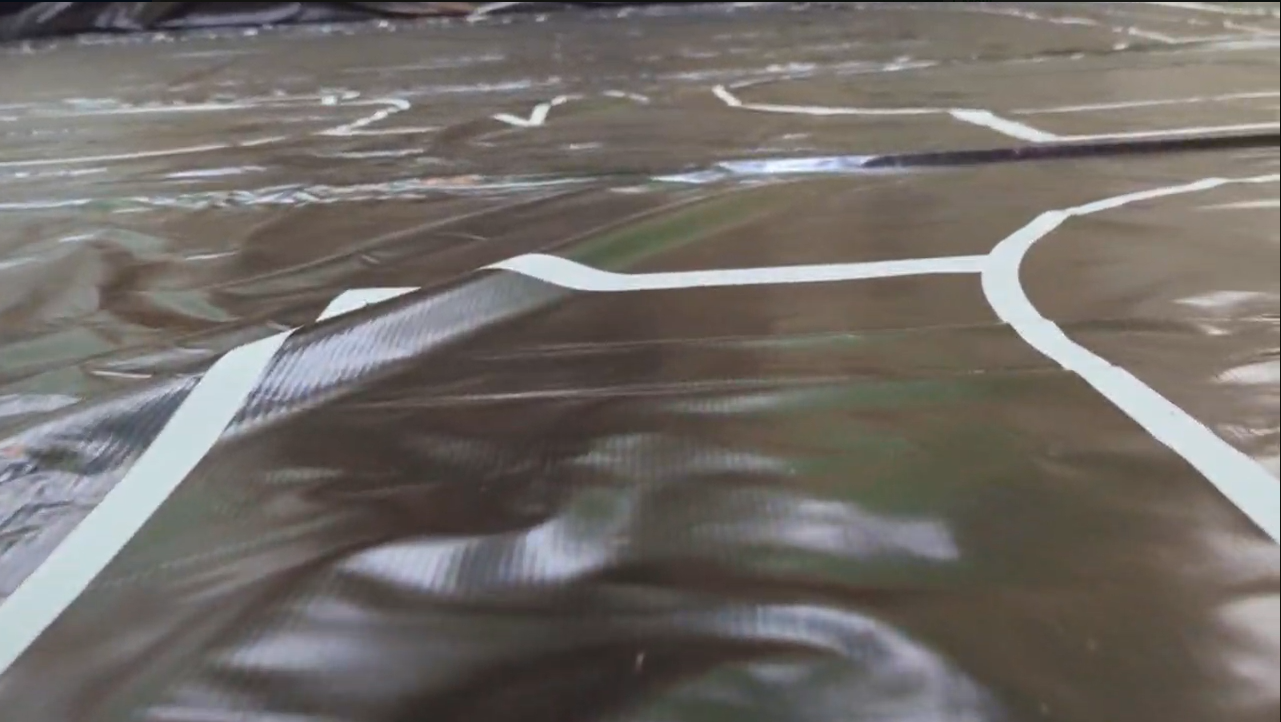
#> input picture images/test_image_9.png, 1281 x 722 px
$ python -i Middle_point_2.py   (imports and definitions only)
#> lines starting #> are read from the running program, lines starting #| are printed output that depends on the picture; after the words box and inside, x2 and y2 are one past the last pixel; in counts of white or black regions, pixels touching at a corner belong together
#> further down, picture is the input picture: shape (722, 1281, 3); mean B, G, R 104, 108.4, 113.5
#!/usr/bin/env python
# coding: utf-8

# In[1]:


from skimage import io, color, data
from skimage.morphology import erosion, dilation
import random
import os
import numpy as np
import pandas as pd
import cv2
import math
import argparse


# In[79]:


parser = argparse.ArgumentParser(description='Distance to the center of the lane')
# [9 lines not run here, left out]


# In[2]:


# define constants
# horizontal_dim = image.shape[1]
bright_high = 180
bright_low = 160
normal = 110
normal_low = 70
dark_high = 45
dark_low = 35
car_direction = np.pi / 2


# In[3]:


# to draw lines on the image
def add_weights(image, initial_image, alpha=0.8, beta=1, lambd=0):
    weighted_image = cv2.addWeighted(initial_image, alpha, image, beta, lambd)
    return weighted_image


# In[4]:


# to get the lanes on the region of interest
def get_region_of_interest(edges, vertices):
    img = np.zeros_like(edges)
    if len(edges.shape) > 2:
        mask_color_ignore = (255, ) * edges.shape[2]
    else:
        mask_color_ignore = 255
    cv2.fillPoly(img, vertices, mask_color_ignore)
    masked_image = cv2.bitwise_and(edges, img)
    return masked_image


# In[5]:


# to make lines out of identified edges
def get_hough_lines(image, rho, theta, treshold, min_line_len, max_line_gap):
    lines = cv2.HoughLinesP(image, rho, theta, treshold, np.array([]), minLineLength=min_line_len,
                           maxLineGap = max_line_gap)
    line_img = np.zeros((image.shape[0], image.shape[1], 4), dtype=np.uint8)
    m_lines = process_lines(lines)
    merged_lines = []
    for line in m_lines:
        merged_lines.append([[line[0][0], line[0][1], line[1][0], line[1][1]]])
    merged_lines = np.array(merged_lines)
    car_offset, angle = draw_lines(line_img, merged_lines)
    return line_img, car_offset, angle


# In[6]:


# here starts code for line merging
def get_lines(lines_in):
    return [l[0] for l in lines_in]


def process_lines(lines):
    for line in get_lines(lines):
        leftx, boty, rightx, topy = line
    _lines = []
    for _line in get_lines(lines):
        _lines.append([(_line[0], _line[1]),(_line[2], _line[3])])

    # sort
    _lines_x = []
    _lines_y = []
    for line_i in _lines:
        orientation_i = math.atan2((line_i[0][1]-line_i[1][1]),(line_i[0][0]-line_i[1][0]))
        if (abs(math.degrees(orientation_i)) > 45) and abs(math.degrees(orientation_i)) < (90+45):
            _lines_y.append(line_i)
        else:
            _lines_x.append(line_i)

    _lines_x = sorted(_lines_x, key=lambda _line: _line[0][0])
    _lines_y = sorted(_lines_y, key=lambda _line: _line[0][1])

    merged_lines_x = merge_lines_pipeline_2(_lines_x)
    merged_lines_y = merge_lines_pipeline_2(_lines_y)

    merged_lines_all = []
    merged_lines_all.extend(merged_lines_x)
    merged_lines_all.extend(merged_lines_y)
    return merged_lines_all


# In[7]:


def merge_lines_pipeline_2(lines):
    super_lines_final = []
    super_lines = []
    min_distance_to_merge = 30
    min_angle_to_merge = 30

    for line in lines:
        create_new_group = True
        group_updated = False

        for group in super_lines:
            for line2 in group:
                if get_distance(line2, line) < min_distance_to_merge:
                    # check the angle between lines
                    orientation_i = math.atan2((line[0][1]-line[1][1]),(line[0][0]-line[1][0]))
                    orientation_j = math.atan2((line2[0][1]-line2[1][1]),(line2[0][0]-line2[1][0]))

                    if int(abs(abs(math.degrees(orientation_i)) - abs(math.degrees(orientation_j)))) < min_angle_to_merge:
                        group.append(line)

                        create_new_group = False
                        group_updated = True
                        break

            if group_updated:
                break

        if (create_new_group):
            new_group = []
            new_group.append(line)

            for idx, line2 in enumerate(lines):
                # check the distance between lines
                if get_distance(line2, line) < min_distance_to_merge:
                    # check the angle between lines
                    orientation_i = math.atan2((line[0][1]-line[1][1]),(line[0][0]-line[1][0]))
                    orientation_j = math.atan2((line2[0][1]-line2[1][1]),(line2[0][0]-line2[1][0]))

                    if int(abs(abs(math.degrees(orientation_i)) - abs(math.degrees(orientation_j)))) < min_angle_to_merge:
                        new_group.append(line2)

            # append new group
            super_lines.append(new_group)


    for group in super_lines:
        super_lines_final.append(merge_lines_segments1(group))

    return super_lines_final


# In[8]:


def merge_lines_segments1(lines, use_log=False):
    if(len(lines) == 1):
        return lines[0]

    line_i = lines[0]

    # orientation
    orientation_i = math.atan2((line_i[0][1]-line_i[1][1]),(line_i[0][0]-line_i[1][0]))

    points = []
    for line in lines:
        points.append(line[0])
        points.append(line[1])

    if (abs(math.degrees(orientation_i)) > 45) and abs(math.degrees(orientation_i)) < (90+45):

        #sort by y
        points = sorted(points, key=lambda point: point[1])

        if use_log:
            print("use y")
    else:

        #sort by x
        points = sorted(points, key=lambda point: point[0])

        if use_log:
            print("use x")

    return [points[0], points[len(points)-1]]


# In[9]:


# https://docs.scipy.org/doc/scipy/reference/generated/scipy.spatial.distance.cdist.html
# https://stackoverflow.com/questions/32702075/what-would-be-the-fastest-way-to-find-the-maximum-of-all-possible-distances-betw
# [10 lines left out: function lines_close, not called in this run]


# In[10]:


def lineMagnitude (x1, y1, x2, y2):
    lineMagnitude = math.sqrt(math.pow((x2 - x1), 2)+ math.pow((y2 - y1), 2))
    return lineMagnitude


# In[11]:


def DistancePointLine(px, py, x1, y1, x2, y2):
    #http://local.wasp.uwa.edu.au/~pbourke/geometry/pointline/source.vba
    LineMag = lineMagnitude(x1, y1, x2, y2)
    if LineMag < 0.00000001:
        DistancePointLine = 9999
        return DistancePointLine
    u1 = (((px - x1) * (x2 - x1)) + ((py - y1) * (y2 - y1)))
    u = u1 / (LineMag * LineMag)
    if (u < 0.00001) or (u > 1):
        #// closest point does not fall within the line segment, take the shorter distance
        #// to an endpoint
        ix = lineMagnitude(px, py, x1, y1)
        iy = lineMagnitude(px, py, x2, y2)
        if ix > iy:
            DistancePointLine = iy
        else:
            DistancePointLine = ix
    else:
        # Intersecting point is on the line, use the formula
        ix = x1 + u * (x2 - x1)
        iy = y1 + u * (y2 - y1)
        DistancePointLine = lineMagnitude(px, py, ix, iy)
    return DistancePointLine


# In[12]:


def get_distance(line1, line2):
    dist1 = DistancePointLine(line1[0][0], line1[0][1],
                              line2[0][0], line2[0][1], line2[1][0], line2[1][1])
    dist2 = DistancePointLine(line1[1][0], line1[1][1],
                              line2[0][0], line2[0][1], line2[1][0], line2[1][1])
    dist3 = DistancePointLine(line2[0][0], line2[0][1],
                              line1[0][0], line1[0][1], line1[1][0], line1[1][1])
    dist4 = DistancePointLine(line2[1][0], line2[1][1],
                              line1[0][0], line1[0][1], line1[1][0], line1[1][1])

    return min(dist1,dist2,dist3,dist4)


# In[13]:


# the coordinates for the line are calculated and drawn on the image
def draw_lines(image, lines, color=(255, 0, 0), thickness=10):
    left_slope, right_slope = [], []
    left_lane, right_lane = [], []
    first_shape = image.shape[0]
    test_image = np.zeros((image.shape[0], image.shape[1], 4), dtype=np.uint8)
    for line in lines:
        for x1, y1, x2, y2 in line:
            slope = (y2 - y1) / (x2 - x1)
            if slope > 0.4:
                right_slope.append(slope)
                right_lane.append(line)
            elif slope < -0.4:
                left_slope.append(slope)
                left_lane.append(line)
            first_shape = min(y1, y2, first_shape)
    if (len(left_lane) == 0) or (len(right_lane) == 0):
        print('No lane detected')
        return 1
    slope_mean_left = np.mean(left_slope, axis=0)
    slope_mean_right = np.mean(right_slope, axis=0)
    mean_left = np.mean(np.array(left_lane), axis=0)
    mean_right = np.mean(np.array(right_lane), axis=0)
    if (slope_mean_left == 0) or (slope_mean_right == 0):
        print('Not possible dividing by zero')
        return 1
    x1_left = np.int_(left_lane[0][0][0])
    x2_left = np.int_(left_lane[0][0][2])
    x1_right = np.int_(right_lane[0][0][0])
    x2_right = np.int_(right_lane[0][0][2])

    if x1_left < x1_right:
        x1_left = int((x1_left + x1_right) / 2)
        x1_right = x1_left
        y2_left = y2_right = image.shape[0]
        y1_left = int((slope_mean_left * x1_left) + mean_left[0][1] - (slope_mean_left * mean_left[0][0]))
        y1_right = int((slope_mean_right * x1_right) + mean_right[0][1] - (slope_mean_right * mean_right[0][0]))
        y2_left = int((slope_mean_left * x2_left) + mean_left[0][1] - (slope_mean_left * mean_left[0][0]))
        y2_right = int((slope_mean_right * x2_right) + mean_right[0][1] - (slope_mean_right * mean_right[0][0]))
    else:
        y1_left = first_shape
        y1_right = first_shape
        y2_left = first_shape
        y2_right = first_shape

    x_middle = (x2_right - x2_left) / 2 + x2_left
    angle = (abs(np.arctan2(y2_right - y1_right, x2_right - x1_right)) +
            abs(np.arctan2(y2_left - y1_left, x2_left - x1_left))) / 2

    new_image = np.array([x1_left, y1_left, x2_left, y2_left, x1_right, y1_right, x2_right, y2_right], dtype="float32")
    car_offset = np.int_(np.int_(image.shape[1])) / 2 - x_middle
#     print('Car_offset:', car_offset, 'px')
    return car_offset, angle


# In[33]:


def find_line_lane(image):
    # transform to gray scale and hue scale
    gray_image = cv2.cvtColor(image, cv2.COLOR_BGR2GRAY)
    blur_gray_image = cv2.GaussianBlur(gray_image, (5, 5), 3)

    # this version, hsv mask
    hsv_image = cv2.cvtColor(image, cv2.COLOR_BGR2HSV)
#> hsv_image: shape (722, 1281, 3); mean H, S, V 40.9, 34, 115.8
    lower_white = np.array([0, 0, bright_low], dtype=np.uint8)
    upper_white = np.array([80, 80, 255], dtype=np.uint8)
    mask = cv2.inRange(hsv_image, lower_white, upper_white)
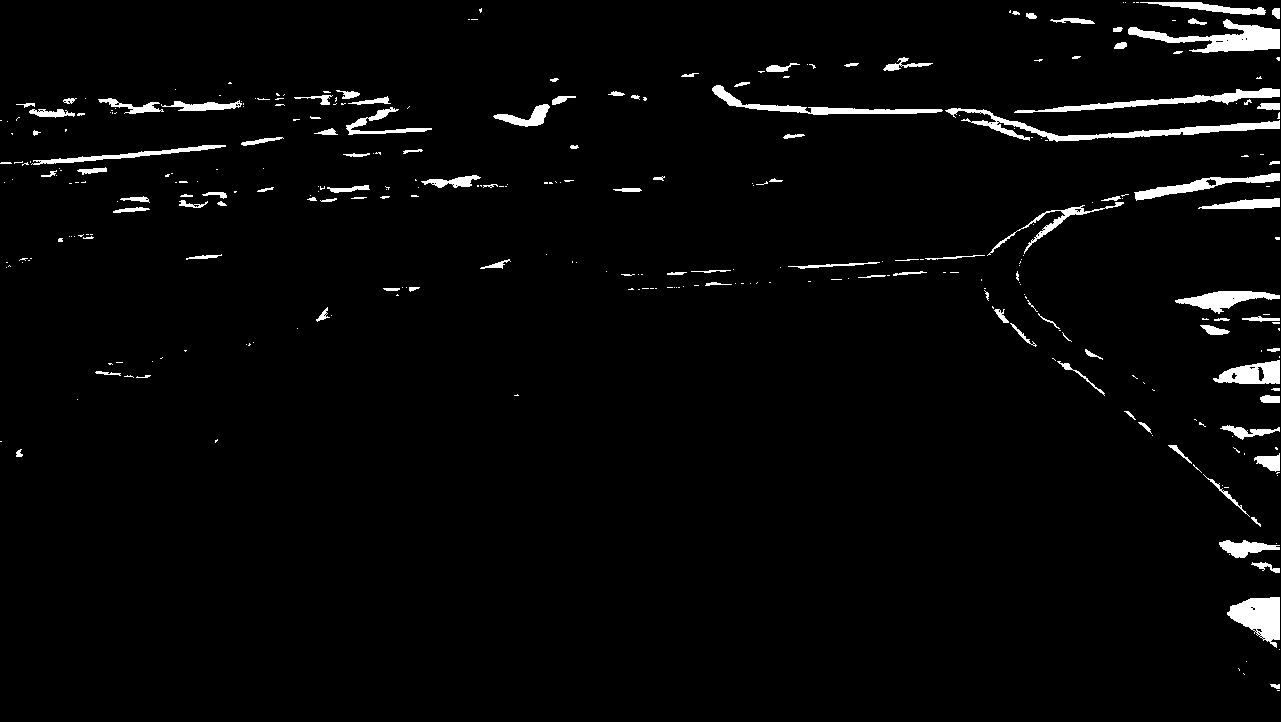
#> mask: shape (722, 1281); 2.8% white; 326 white regions (212 under 20 px), largest, box (x1, y1, x2, y2) and area: (945, 108, 1280, 142) 2183, (1128, 19, 1280, 53) 2109, (1227, 597, 1280, 648) 1619
    t_image = cv2.bitwise_and(image, image, mask=mask)

    # identify edges
    canny_edges = cv2.Canny(t_image, 50, 150, apertureSize=3)
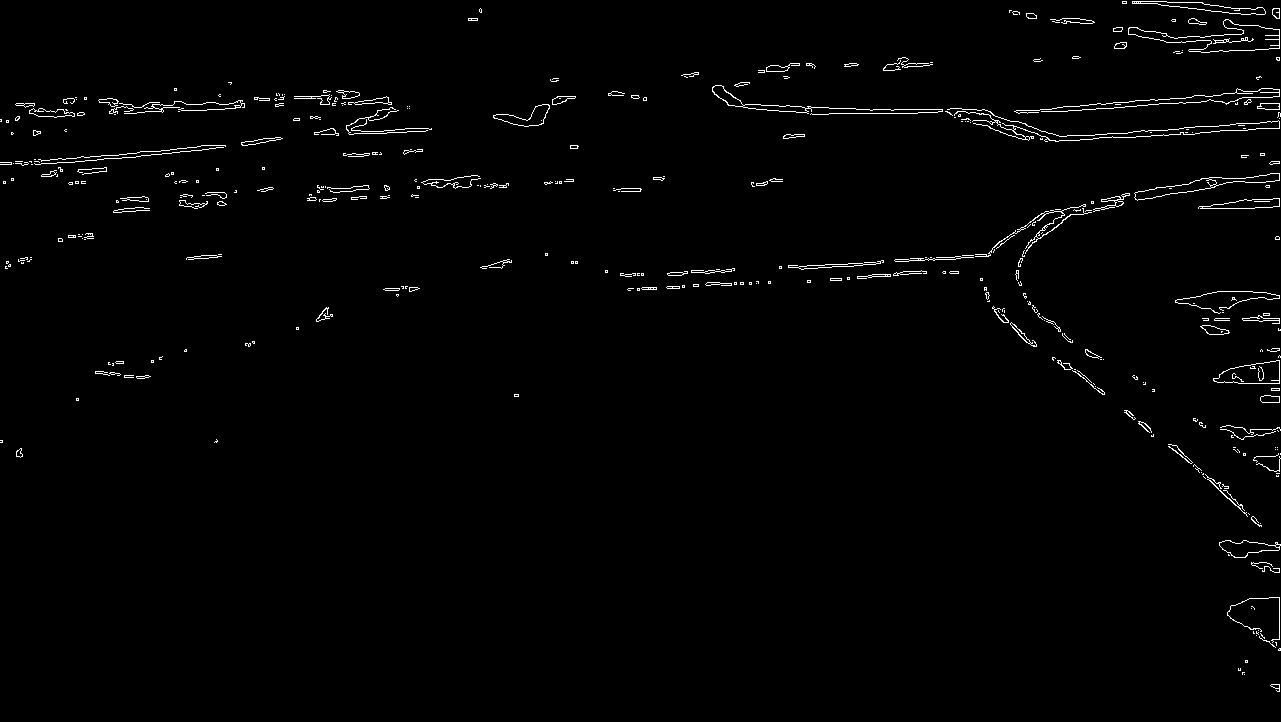
#> canny_edges: shape (722, 1281); 1.4% white in thin lines or dots

    imshape = image.shape
    lower_left = [0, imshape[0]]
    lower_right = [imshape[1], imshape[0]]
    top_left = [imshape[1] / 2 - imshape[1] / 2.2, imshape[0] / 2.5 + imshape[0] / 10]
    top_right = [imshape[1] / 2 + imshape[1] / 2.2, imshape[0] / 2.5 + imshape[0] / 10]

    # identify vertices
    vertices = [np.array([lower_left, top_left, top_right, lower_right], dtype=np.int32)]

    # get region of interest image
    roi_image = get_region_of_interest(canny_edges, vertices)
#> in get_region_of_interest, `cv2.fillPoly(img, vertices, mask_color_ignore)`:
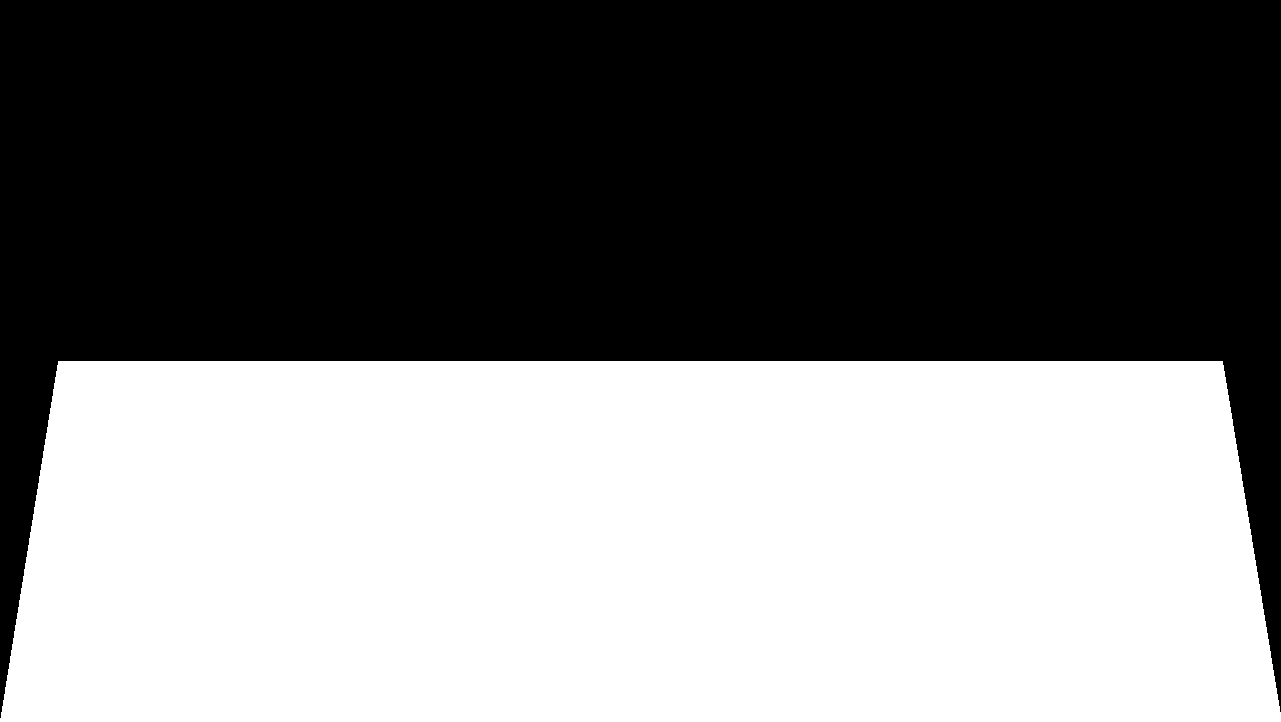
#> img: shape (722, 1281); 47.8% white; 1 white region, box (x1, y1, x2, y2) and area: (0, 361, 1281, 722) 441678
#> in get_region_of_interest, `masked_image = cv2.bitwise_and(edges, img)`:
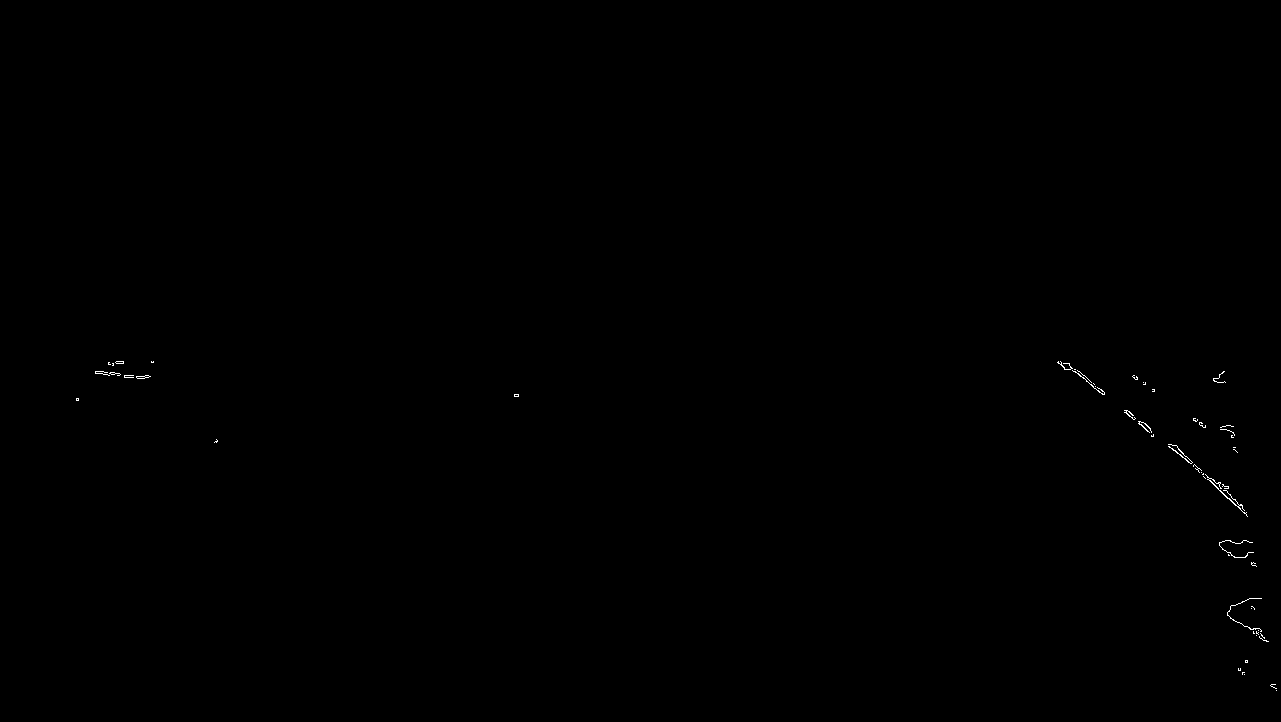
#> masked_image: shape (722, 1281); 0.11% white in thin lines or dots, all inside (x1, y1, x2, y2) = (76, 361, 1277, 691)

    theta = np.pi / 180
    line_image, car_offset, angle = get_hough_lines(roi_image, 4, theta, 120, 20, 70)
#> in get_hough_lines, `lines = cv2.HoughLinesP(image, rho, theta, treshold, np.array([]), min..`: lines = [[1067, 363, 1242, 505], [1068, 363, 1246, 512], [1069, 363, 1243, 509], [1057, 362, 1225, 488]]
#> the loop in process_lines, `for line in get_lines(lines):` made 4 passes
#> the loop in process_lines, `for _line in get_lines(lines):` made 4 passes
#> the loop in process_lines, `for line_i in _lines:` made 4 passes
#> (line_i, orientation_i) on passes 1 to 4: ([(1067, 363), (1242, 505)], -2.46), ([(1068, 363), (1246, 512)], -2.44), ([(1069, 363), (1243, 509)], -2.44), ([(1057, 362), (1225, 488)], -2.5)
#> the loop in merge_lines_pipeline_2, `for line in lines:` made 4 passes
#> line on passes 1 to 4: [(1057, 362), (1225, 488)], [(1067, 363), (1242, 505)], [(1068, 363), (1246, 512)], [(1069, 363), (1243, 509)]
#> after the loop in merge_lines_pipeline_2, `for line in lines:`: group = [[(1057, 362), (1225, 488)], [(1057, 362), (1225, 488)], [(1067, 363), (1242, 505)], [(1068, 363), (1246, 512)], [(1069, 363), (1243, 509)], [(1067, 363), (1242, 505)], [(1068, 363), (1246, 512)], [(1069, 363), (1243, 509)]]; super_lines = 1 item
#> the loop in merge_lines_pipeline_2, `for group in super_lines:` made 1 pass
#> after the loop in merge_lines_pipeline_2, `for group in super_lines:`: super_lines_final = [[(1057, 362), (1246, 512)]]
#> in process_lines, `merged_lines_y = merge_lines_pipeline_2(_lines_y)`: merged_lines_y = []
#> in get_hough_lines, `m_lines = process_lines(lines)`: m_lines = [[(1057, 362), (1246, 512)]]
#> the loop in get_hough_lines, `for line in m_lines:` made 1 pass
#> line on pass 1: [(1057, 362), (1246, 512)]
#> after the loop in get_hough_lines, `for line in m_lines:`: merged_lines = [[[1057, 362, 1246, 512]]]
#> in get_hough_lines, `merged_lines = np.array(merged_lines)`: merged_lines = [[1057, 362, 1246, 512]]
#> the loop in draw_lines, `for line in lines:` made 1 pass
#> after the loop in draw_lines, `for line in lines:`: left_lane = []; right_lane = [[[1057, 362, 1246, 512]]]; right_slope = [0.794]
    relative_angle = (angle - car_direction) * 180 / np.pi
    return car_offset, relative_angle


def get_car_offset():
    position_data = pd.DataFrame(columns=['Image', 'Car_offset (l.u.)', 'Relative angle (degrees)'])
    input_path = args.images
    try:
        if os.path.isfile(input_path):
            image = io.imread(input_path)
            position = find_line_lane(image)
            position_data = position_data.append({'Image': input_path, 'Car_offset (l.u.)': position[0],
                                                  'Relative angle (degrees)': position[1]}, ignore_index=True)
            print(f'{input_path}: Distance to the center:{position[0]} l.u. Relative angle: {position[1]}.')
        elif os.path.isdir(input_path):
            for image in os.listdir(input_path):
                full_path = os.path.join(input_path, image)
                position = find_line_lane(io.imread(full_path))
                position_data = position_data.append({'Image': image, 'Car_offset (l.u.)': position[0],
                                                  'Relative angle (degrees)': position[1]}, ignore_index=True)
                print(f'{full_path}: Distance to the center:{position[0]} l.u. Relative angle: {position[1]}.')
    except:
        print('Review "images" argument')
    return position_data


# [1 line that did not run here, left out]
# [2 lines not run here, left out]

>>> import cv2
>>> picture = cv2.imread('images/test_image_9.png')
#> (the run stopped early here; a loop or call above may not have finished)
